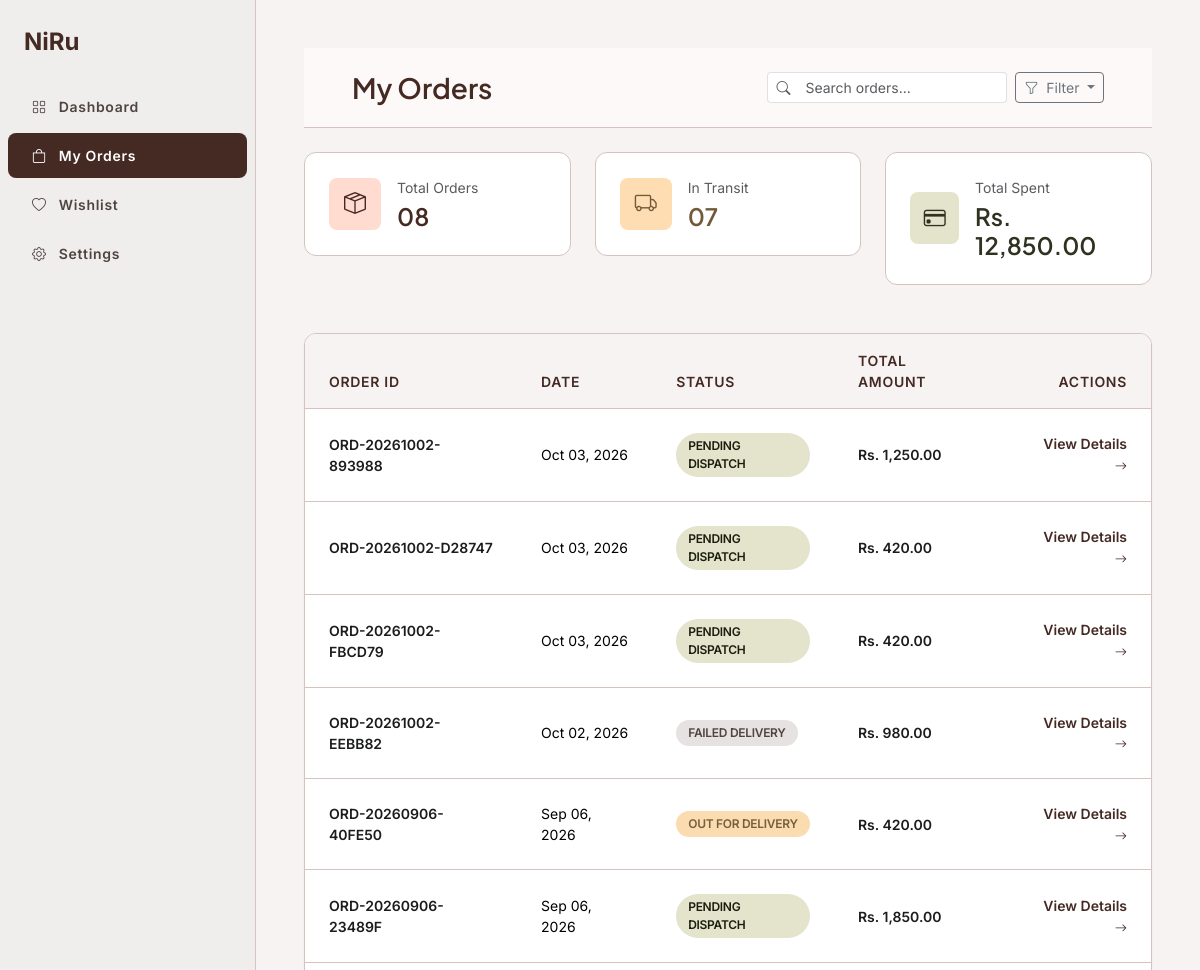
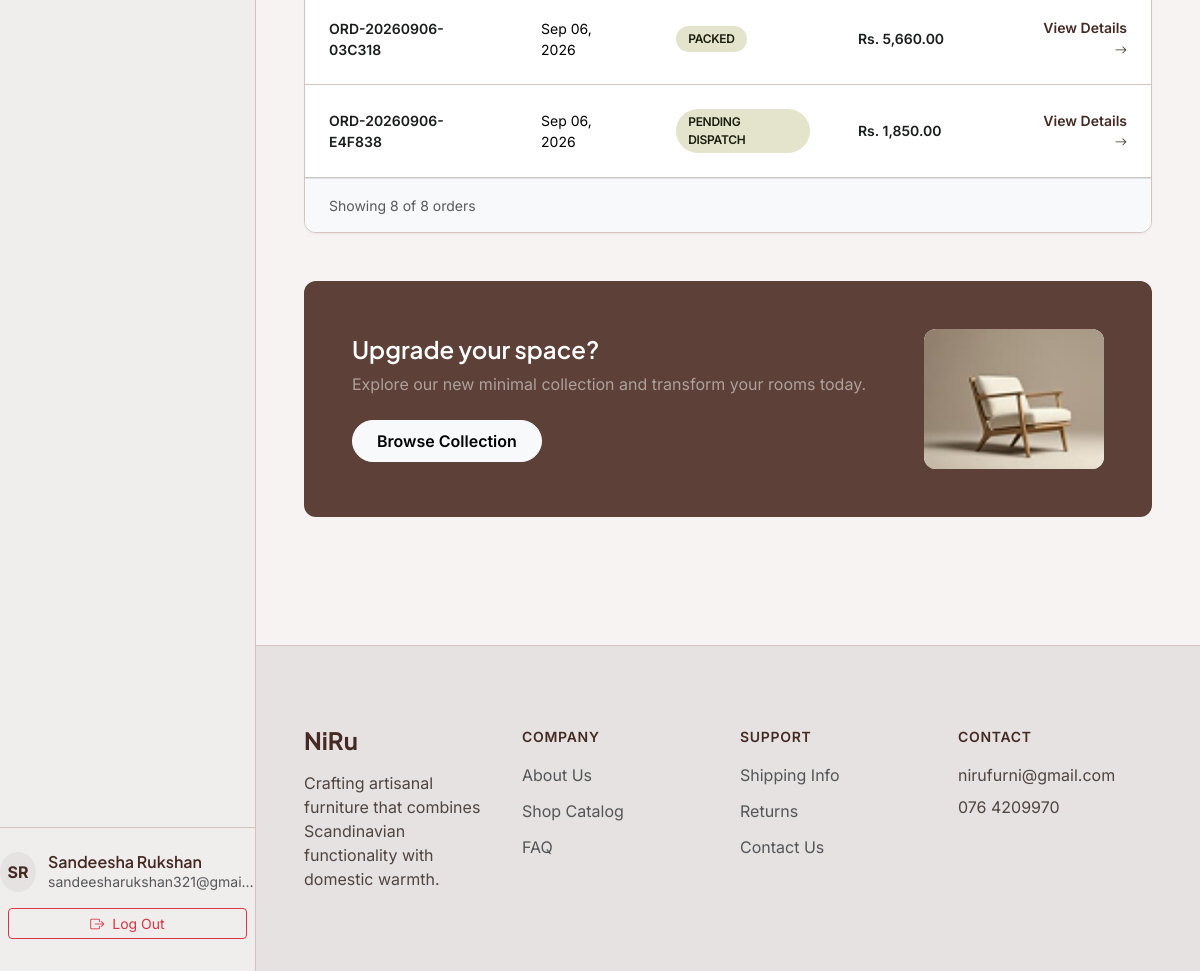
/user/orders.php (signed in), run on the app's committed database (2 pictures, top to bottom).
### tables this page shows
CREATE TABLE IF NOT EXISTS `orders` (
  `order_id` bigint unsigned NOT NULL AUTO_INCREMENT,
  `order_number` varchar(30) NOT NULL,
  `user_id` bigint unsigned DEFAULT NULL,
  `total_amount` decimal(12,2) NOT NULL DEFAULT '0.00',
  `payment_status` enum('pending','paid','failed','refunded') NOT NULL DEFAULT 'pending',
  `order_status_id` int unsigned NOT NULL DEFAULT '1',
  `customer_name` varchar(150) NOT NULL,
  `customer_email` varchar(191) NOT NULL,
  `customer_phone` varchar(30) NOT NULL,
  `shipping_address` varchar(255) NOT NULL,
  `shipping_city` varchar(100) NOT NULL,
  `shipping_postal_code` varchar(20) DEFAULT NULL,
  `placed_at` datetime NOT NULL DEFAULT CURRENT_TIMESTAMP,
  PRIMARY KEY (`order_id`),
  UNIQUE KEY `uq_orders_number` (`order_number`),
  KEY `idx_orders_user` (`user_id`),
  KEY `fk_orders_order_status` (`order_status_id`),
  CONSTRAINT `fk_orders_user` FOREIGN KEY (`user_id`) REFERENCES `user` (`user_id`) ON DELETE SET NULL ON UPDATE CASCADE
);

CREATE TABLE IF NOT EXISTS `status` (
  `status_id` int unsigned NOT NULL AUTO_INCREMENT,
  `status_name` varchar(50) NOT NULL,
  PRIMARY KEY (`status_id`),
  UNIQUE KEY `uq_status_name` (`status_name`)
);

### connection.php (called while the page is built, shortened)
<?php
class Database
{
    public static $connection;
    public static function setUpConnection()
    {
        if (!isset(Database::$connection)) {
            Database::$connection = new mysqli(
                "localhost",
                "root",
                "Rukshan123",
                "niru_furniture",
                3306
            );
        }
    }
    public static function search($q)
    {
        $result = Database::$connection->query($q);
        return $result;
    }
}
?>

### user/orders.php (the view, shortened to what this page needs)
<?php
require_once '../connection.php';
$user = $_SESSION['u'];
$user_id = (int)$user['user_id'];
$first_name = htmlspecialchars($user['first_name'] ?? 'User');
$last_name = htmlspecialchars($user['last_name'] ?? '');
$email = htmlspecialchars($user['email'] ?? '');
$initials = strtoupper(substr($first_name, 0, 1) . substr($last_name, 0, 1));
$total_orders_rs = Database::search("SELECT COUNT(*) AS `cnt` FROM `orders` WHERE `user_id` = '$user_id'");
$total_orders = (int)($total_orders_rs->fetch_assoc()['cnt'] ?? 0);
$in_transit_rs = Database::search("SELECT COUNT(*) AS `cnt`
                                  FROM `orders` o
                                  INNER JOIN `status` s ON o.order_status_id = s.status_id
                                  WHERE o.user_id = '$user_id'
                                    AND s.status_name IN ('Pending Dispatch', 'Packed', 'Out for Delivery')");
$in_transit = (int)($in_transit_rs->fetch_assoc()['cnt'] ?? 0);
$total_spent_rs = Database::search("SELECT SUM(`total_amount`) AS `total`
                                   FROM `orders`
                                   WHERE `user_id` = '$user_id' AND `payment_status` = 'paid'");
$total_spent = (float)($total_spent_rs->fetch_assoc()['total'] ?? 0.00);
$orders_query = "SELECT o.*, s.status_name
                 FROM `orders` o
                 LEFT JOIN `status` s ON o.order_status_id = s.status_id
                 WHERE o.user_id = '$user_id'
                 ORDER BY o.placed_at DESC";
$orders_rs = Database::search($orders_query);
$orders_count = $orders_rs->num_rows;
?>
<!doctype html>
<html lang="en">
  <head>
    <link
      href="https://cdn.jsdelivr.net/npm/bootstrap@5.3.3/dist/css/bootstrap.min.css"
      rel="stylesheet"
    />
    <link
      href="https://cdn.jsdelivr.net/npm/bootstrap-icons@1.11.3/font/bootstrap-icons.min.css"
      rel="stylesheet"
    />
    <link rel="stylesheet" href="../assets/css/style.css?v=<?php echo time(); ?>" />
  </head>
  <body>
    <aside class="dashboard-sidebar">
      <a href="../index.php" class="sidebar-brand">NiRu</a>
      <ul class="sidebar-menu mb-5">
        <li>
          <a href="dashboard.php" class="sidebar-link">
            <i class="bi bi-grid"></i> Dashboard
          </a>
        </li>
        <li>
          <a href="orders.php" class="sidebar-link active">
            <i class="bi bi-bag"></i> My Orders
          </a>
        </li>
        <li>
          <a href="wishlist.php" class="sidebar-link">
            <i class="bi bi-heart"></i> Wishlist
          </a>
        </li>
        <li>
          <a href="settings.php" class="sidebar-link">
            <i class="bi bi-gear"></i> Settings
          </a>
        </li>
      </ul>
      <div class="user-profile-badge mt-auto">
        <div class="avatar-sm"><?php echo $initials ?: 'U'; ?></div>
        <div class="overflow-hidden">
          <h4 class="fs-6 fw-semibold mb-0 text-truncate" style="color: var(--niru-primary)">
            <?php echo $first_name . ' ' . $last_name; ?>
          </h4>
          <small class="text-muted text-truncate d-block"><?php echo $email; ?></small>
        </div>
      </div>
      <a href="../logout.php" class="btn btn-outline-danger btn-sm mt-3 m-2"><i class="bi bi-box-arrow-right me-1"></i> Log Out</a>
    </aside>
    <main class="orders-main">
      <div class="orders-container">
        <div class="top-header-bar d-flex flex-wrap align-items-center justify-content-between gap-3 mb-4">
          <div>
            <h1 class="fs-3 fw-semibold mb-0" style="color: var(--niru-primary)">
              My Orders
            </h1>
          </div>
          <div class="d-flex align-items-center gap-2">
            <div class="input-group input-group-sm" style="max-width: 240px;">
              <span class="input-group-text bg-white border-end-0"><i class="bi bi-search text-muted"></i></span>
              <input type="text" id="orderSearchInput" onkeyup="filterOrders();" class="form-control border-start-0" placeholder="Search orders...">
            </div>
            <div class="dropdown">
              <button class="btn btn-outline-secondary btn-sm dropdown-toggle" type="button" data-bs-toggle="dropdown" aria-expanded="false">
                <i class="bi bi-funnel me-1"></i> Filter
              </button>
            </div>
          </div>
        </div>
        <div class="row g-4 mb-5">
          <div class="col-12 col-md-4">
            <div class="summary-card">
              <div
                class="summary-card-icon"
                style="background-color: #ffdbd0; color: var(--niru-primary)"
              >
                <i class="bi bi-box-seam"></i>
              </div>
              <div>
                <div class="small text-muted mb-1">Total Orders</div>
                <h3
                  class="fs-4 fw-semibold mb-0"
                  style="color: var(--niru-primary)"
                >
                  <?php echo str_pad($total_orders, 2, '0', STR_PAD_LEFT); ?>
                </h3>
              </div>
            </div>
          </div>
          <div class="col-12 col-md-4">
            <div class="summary-card">
              <div
                class="summary-card-icon"
                style="background-color: #feddb3; color: var(--niru-secondary)"
              >
                <i class="bi bi-truck"></i>
              </div>
              <div>
                <div class="small text-muted mb-1">In Transit</div>
                <h3
                  class="fs-4 fw-semibold mb-0"
                  style="color: var(--niru-secondary)"
                >
                  <?php echo str_pad($in_transit, 2, '0', STR_PAD_LEFT); ?>
                </h3>
              </div>
            </div>
          </div>
          <div class="col-12 col-md-4">
            <div class="summary-card">
              <div
                class="summary-card-icon"
                style="background-color: #e4e4cc; color: #303221"
              >
                <i class="bi bi-credit-card"></i>
              </div>
              <div>
                <div class="small text-muted mb-1">Total Spent</div>
                <h3 class="fs-4 fw-semibold mb-0" style="color: #303221">
                  Rs. <?php echo number_format($total_spent, 2); ?>
                </h3>
              </div>
            </div>
          </div>
        </div>
        <div class="orders-table-card mb-5">
          <div class="table-responsive">
            <table class="table table-orders align-middle mb-0">
              <thead>
                <tr>
                  <th>ORDER ID</th>
                  <th>DATE</th>
                  <th>STATUS</th>
                  <th>TOTAL AMOUNT</th>
                  <th class="text-end">ACTIONS</th>
                </tr>
              </thead>
              <tbody id="ordersTableBody">
                <?php
                if ($orders_count > 0) {
                  while ($order = $orders_rs->fetch_assoc()) {
                    $order_date = date("M d, Y", strtotime($order['placed_at']));
                    $status_name = $order['status_name'] ?? 'Pending Dispatch';
                    $badge_class = 'status-shipped';
                    if (stripos($status_name, 'Delivered') !== false) {
                      $badge_class = 'status-delivered';
                    } else if (stripos($status_name, 'Pending') !== false || stripos($status_name, 'Packed') !== false) {
                      $badge_class = 'status-processing';
                    } else if (stripos($status_name, 'Returned') !== false || stripos($status_name, 'Failed') !== false) {
                      $badge_class = 'status-cancelled';
                    }
                ?>
                  <tr class="order-row">
                    <td class="fw-semibold" style="color: #1b1c1c"><?php echo htmlspecialchars($order['order_number']); ?></td>
                    <td><?php echo $order_date; ?></td>
                    <td>
                      <span class="status-pill <?php echo $badge_class; ?>"><?php echo strtoupper(htmlspecialchars($status_name)); ?></span>
                    </td>
                    <td class="fw-semibold" style="color: #1b1c1c">Rs. <?php echo number_format($order['total_amount'], 2); ?></td>
                    <td class="text-end">
                      <a
                        href="invoice.php?id=<?php echo $order['order_id']; ?>"
                        class="fw-semibold text-decoration-none"
                        style="color: var(--niru-primary)"
                      >
                        View Details <i class="bi bi-arrow-right small ms-1"></i>
                      </a>
                    </td>
                  </tr>
                <?php
                  }
                } ?>
              </tbody>
            </table>
          </div>
          <div class="d-flex align-items-center justify-content-between px-4 py-3 bg-light border-top">
            <small id="orderCountLabel" class="text-muted">Showing <?php echo $orders_count; ?> of <?php echo $orders_count; ?> orders</small>
          </div>
        </div>
        <div class="promo-card p-4 p-md-5 d-flex flex-column flex-md-row align-items-center justify-content-between text-center text-md-start">
          <div class="mb-4 mb-md-0">
            <h3 class="fs-4 fw-semibold mb-2 text-white">Upgrade your space?</h3>
            <p class="mb-4 text-white-50">
              Explore our new minimal collection and transform your rooms today.
            </p>
            <a href="../shop.php" class="btn btn-light rounded-pill px-4 py-2 fw-semibold">Browse Collection</a>
          </div>
          <div class="d-none d-md-block">
            <img
              src="../Images/mainproduct/whitechair (1).png"
              alt="NiRu Furniture"
              style="border-radius: 12px; width: 180px; height: 140px; object-fit: cover; background: #fff;"
            />
          </div>
        </div>
      </div>
      <footer>
        <div class="row g-4">
          <div class="col-12 col-lg-3">
            <h3 class="fs-4 fw-bold mb-3" style="color: var(--niru-primary)">NiRu</h3>
            <p class="mb-0" style="color: var(--niru-body-text)">
              Crafting artisanal furniture that combines Scandinavian functionality with domestic warmth.
            </p>
          </div>
          <div class="col-6 col-md-3">
            <div class="footer-heading">Company</div>
            <ul class="footer-links list-unstyled">
              <li><a href="../about.php" class="text-decoration-none text-muted">About Us</a></li>
              <li><a href="../shop.php" class="text-decoration-none text-muted">Shop Catalog</a></li>
              <li><a href="../faq.php" class="text-decoration-none text-muted">FAQ</a></li>
            </ul>
          </div>
          <div class="col-6 col-md-3">
            <div class="footer-heading">Support</div>
            <ul class="footer-links list-unstyled">
              <li><a href="../faq.php" class="text-decoration-none text-muted">Shipping Info</a></li>
              <li><a href="../contact.php" class="text-decoration-none text-muted">Returns</a></li>
              <li><a href="../contact.php" class="text-decoration-none text-muted">Contact Us</a></li>
            </ul>
          </div>
          <div class="col-12 col-md-3">
            <div class="footer-heading">Contact</div>
            <p class="mb-2" style="color: var(--niru-body-text)">nirufurni@gmail.com</p>
            <p class="mb-0" style="color: var(--niru-body-text)">076 4209970</p>
          </div>
        </div>
      </footer>
    </main>
  </body>
</html>

### data on the page
orders: order_number "ORD-20261002-893988", placed_at "Oct 03, 2026", status.status_name "PENDING DISPATCH", total_amount "1,250.00"
orders: order_number "ORD-20261002-D28747", placed_at "Oct 03, 2026", status.status_name "PENDING DISPATCH", total_amount "420.00"
orders: order_number "ORD-20261002-FBCD79", placed_at "Oct 03, 2026", status.status_name "PENDING DISPATCH", total_amount "420.00"
orders: order_number "ORD-20261002-EEBB82", placed_at "Oct 02, 2026", status.status_name "FAILED DELIVERY", total_amount "980.00"
orders: order_number "ORD-20260906-40FE50", placed_at "Sep 06, 2026", status.status_name "OUT FOR DELIVERY", total_amount "420.00"
orders: order_number "ORD-20260906-23489F", placed_at "Sep 06, 2026", status.status_name "PENDING DISPATCH", total_amount "1,850.00"
orders: order_number "ORD-20260906-03C318", placed_at "Sep 06, 2026", status.status_name "PACKED", total_amount "5,660.00"
orders: order_number "ORD-20260906-E4F838", placed_at "Sep 06, 2026", status.status_name "PENDING DISPATCH", total_amount "1,850.00"

### other printed values
$initials ?: 'U' "SR"
$first_name "Sandeesha"
$last_name "Rukshan"
$email "sandeesharukshan321@gmai…"
str_pad($total_orders, 2, '0', STR_PAD_LEFT) "08"
str_pad($in_transit, 2, '0', STR_PAD_LEFT) "07"
$total_spent "12,850.00"
$orders_count "8"
